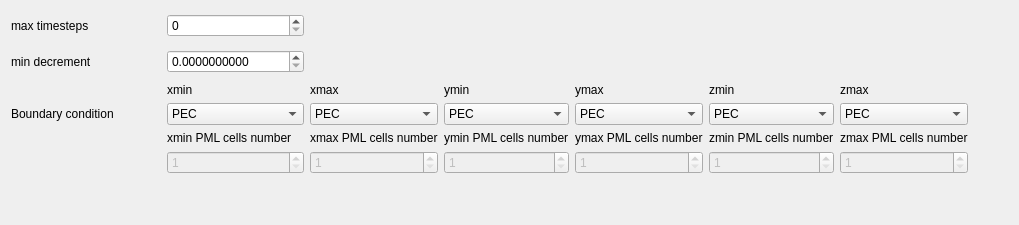
       <widget class="QWidget" name="simulationParamsTab">
        <attribute name="title">
         <string>Simulation Params</string>
        </attribute>
        <layout class="QHBoxLayout" name="horizontalLayout_18">
         <item>
          <layout class="QGridLayout" name="gridLayout_7">
           <item row="1" column="0">
            <widget class="QLabel" name="label_25">
             <property name="minimumSize">
              <size>
               <width>150</width>
               <height>30</height>
              </size>
             </property>
             <property name="text">
              <string>min decrement</string>
             </property>
            </widget>
           </item>
           <item row="1" column="1">
            <widget class="QDoubleSpinBox" name="simParamsMinDecrement">
             <property name="sizePolicy">
              <sizepolicy hsizetype="Preferred" vsizetype="Fixed">
               <horstretch>0</horstretch>
               <verstretch>0</verstretch>
              </sizepolicy>
             </property>
             <property name="decimals">
              <number>10</number>
             </property>
             <property name="maximum">
              <double>10000000000.000000000000000</double>
             </property>
             <property name="singleStep">
              <double>1.000000000000000</double>
             </property>
            </widget>
           </item>
           <item row="3" column="6">
            <widget class="QComboBox" name="BCzmax">
             <item>
              <property name="text">
               <string>PEC</string>
              </property>
             </item>
             <item>
              <property name="text">
               <string>PMC</string>
              </property>
             </item>
             <item>
              <property name="text">
               <string>MUR</string>
              </property>
             </item>
             <item>
              <property name="text">
               <string>PML</string>
              </property>
             </item>
            </widget>
           </item>
           <item row="6" column="1">
            <spacer name="verticalSpacer_8">
             <property name="orientation">
              <enum>Qt::Vertical</enum>
             </property>
             <property name="sizeHint" stdset="0">
              <size>
               <width>20</width>
               <height>40</height>
              </size>
             </property>
            </spacer>
           </item>
           <item row="3" column="0">
            <widget class="QLabel" name="label_32">
             <property name="text">
              <string>Boundary condition</string>
             </property>
            </widget>
           </item>
           <item row="2" column="4">
            <widget class="QLabel" name="label_31">
             <property name="text">
              <string>ymax</string>
             </property>
            </widget>
           </item>
           <item row="2" column="6">
            <widget class="QLabel" name="label_33">
             <property name="text">
              <string>zmax</string>
             </property>
            </widget>
           </item>
           <item row="2" column="1">
            <widget class="QLabel" name="label_21">
             <property name="text">
              <string>xmin</string>
             </property>
            </widget>
           </item>
           <item row="3" column="5">
            <widget class="QComboBox" name="BCzmin">
             <item>
              <property name="text">
               <string>PEC</string>
              </property>
             </item>
             <item>
              <property name="text">
               <string>PMC</string>
              </property>
             </item>
             <item>
              <property name="text">
               <string>MUR</string>
              </property>
             </item>
             <item>
              <property name="text">
               <string>PML</string>
              </property>
             </item>
            </widget>
           </item>
           <item row="0" column="1">
            <widget class="QSpinBox" name="simParamsMaxTimesteps">
             <property name="maximum">
              <number>1000000000</number>
             </property>
             <property name="singleStep">
              <number>1000</number>
             </property>
            </widget>
           </item>
           <item row="2" column="2">
            <widget class="QLabel" name="label_22">
             <property name="text">
              <string>xmax</string>
             </property>
            </widget>
           </item>
           <item row="0" column="9">
            <spacer name="horizontalSpacer_12">
             <property name="orientation">
              <enum>Qt::Horizontal</enum>
             </property>
             <property name="sizeHint" stdset="0">
              <size>
               <width>40</width>
               <height>20</height>
              </size>
             </property>
            </spacer>
           </item>
           <item row="3" column="4">
            <widget class="QComboBox" name="BCymax">
             <item>
              <property name="text">
               <string>PEC</string>
              </property>
             </item>
             <item>
              <property name="text">
               <string>PMC</string>
              </property>
             </item>
             <item>
              <property name="text">
               <string>MUR</string>
              </property>
             </item>
             <item>
              <property name="text">
               <string>PML</string>
              </property>
             </item>
            </widget>
           </item>
           <item row="3" column="1">
            <widget class="QComboBox" name="BCxmin">
             <item>
              <property name="text">
               <string>PEC</string>
              </property>
             </item>
             <item>
              <property name="text">
               <string>PMC</string>
              </property>
             </item>
             <item>
              <property name="text">
               <string>MUR</string>
              </property>
             </item>
             <item>
              <property name="text">
               <string>PML</string>
              </property>
             </item>
            </widget>
           </item>
           <item row="3" column="2">
            <widget class="QComboBox" name="BCxmax">
             <item>
              <property name="text">
               <string>PEC</string>
              </property>
             </item>
             <item>
              <property name="text">
               <string>PMC</string>
              </property>
             </item>
             <item>
              <property name="text">
               <string>MUR</string>
              </property>
             </item>
             <item>
              <property name="text">
               <string>PML</string>
              </property>
             </item>
            </widget>
           </item>
           <item row="2" column="5">
            <widget class="QLabel" name="label_20">
             <property name="text">
              <string>zmin</string>
             </property>
            </widget>
           </item>
           <item row="0" column="0">
            <widget class="QLabel" name="label_23">
             <property name="sizePolicy">
              <sizepolicy hsizetype="Minimum" vsizetype="Minimum">
               <horstretch>0</horstretch>
               <verstretch>0</verstretch>
              </sizepolicy>
             </property>
             <property name="minimumSize">
              <size>
               <width>120</width>
               <height>30</height>
              </size>
             </property>
             <property name="text">
              <string>max timesteps</string>
             </property>
            </widget>
           </item>
           <item row="3" column="3">
            <widget class="QComboBox" name="BCymin">
             <item>
              <property name="text">
               <string>PEC</string>
              </property>
             </item>
             <item>
              <property name="text">
               <string>PMC</string>
              </property>
             </item>
             <item>
              <property name="text">
               <string>MUR</string>
              </property>
             </item>
             <item>
              <property name="text">
               <string>PML</string>
              </property>
             </item>
            </widget>
           </item>
           <item row="2" column="3">
            <widget class="QLabel" name="label_30">
             <property name="text">
              <string>ymin</string>
             </property>
            </widget>
           </item>
           <item row="5" column="1">
            <widget class="QSpinBox" name="PMLxmincells">
             <property name="enabled">
              <bool>false</bool>
             </property>
             <property name="minimum">
              <number>1</number>
             </property>
            </widget>
           </item>
           <item row="4" column="2">
            <widget class="QLabel" name="label_35">
             <property name="text">
              <string>xmax PML cells number</string>
             </property>
            </widget>
           </item>
           <item row="4" column="3">
            <widget class="QLabel" name="label_36">
             <property name="text">
              <string>ymin PML cells number</string>
             </property>
            </widget>
           </item>
           <item row="4" column="4">
            <widget class="QLabel" name="label_37">
             <property name="text">
              <string>ymax PML cells number</string>
             </property>
            </widget>
           </item>
           <item row="4" column="5">
            <widget class="QLabel" name="label_38">
             <property name="text">
              <string>zmin PML cells number</string>
             </property>
            </widget>
           </item>
           <item row="4" column="6">
            <widget class="QLabel" name="label_39">
             <property name="text">
              <string>zmax PML cells number</string>
             </property>
            </widget>
           </item>
           <item row="5" column="2">
            <widget class="QSpinBox" name="PMLxmaxcells">
             <property name="enabled">
              <bool>false</bool>
             </property>
             <property name="minimum">
              <number>1</number>
             </property>
            </widget>
           </item>
           <item row="5" column="3">
            <widget class="QSpinBox" name="PMLymincells">
             <property name="enabled">
              <bool>false</bool>
             </property>
             <property name="minimum">
              <number>1</number>
             </property>
            </widget>
           </item>
           <item row="5" column="4">
            <widget class="QSpinBox" name="PMLymaxcells">
             <property name="enabled">
              <bool>false</bool>
             </property>
             <property name="minimum">
              <number>1</number>
             </property>
            </widget>
           </item>
           <item row="5" column="5">
            <widget class="QSpinBox" name="PMLzmincells">
             <property name="enabled">
              <bool>false</bool>
             </property>
             <property name="minimum">
              <number>1</number>
             </property>
             <property name="value">
              <number>1</number>
             </property>
            </widget>
           </item>
           <item row="5" column="6">
            <widget class="QSpinBox" name="PMLzmaxcells">
             <property name="enabled">
              <bool>false</bool>
             </property>
             <property name="minimum">
              <number>1</number>
             </property>
            </widget>
           </item>
           <item row="4" column="1">
            <widget class="QLabel" name="label_34">
             <property name="text">
              <string>xmin PML cells number</string>
             </property>
            </widget>
           </item>
          </layout>
         </item>
        </layout>
       </widget>
